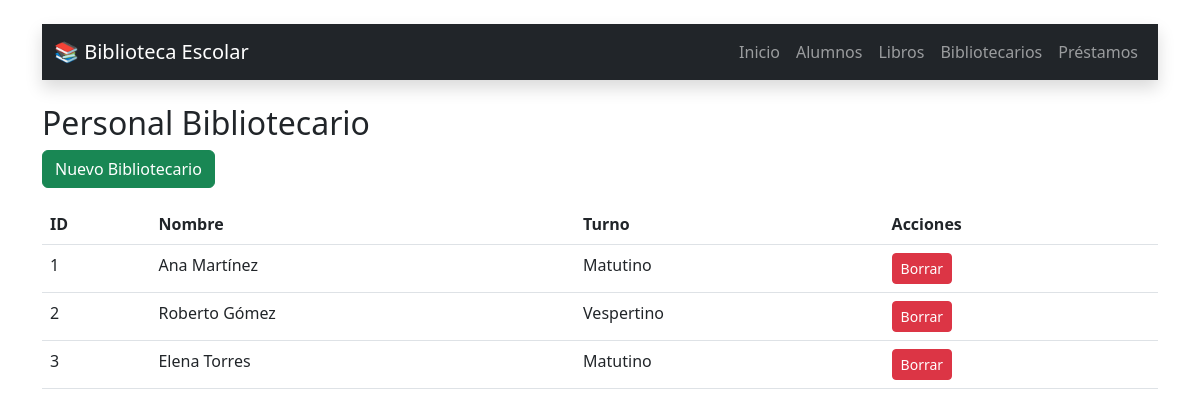
Page /bibliotecarios.php on the committed database.
### tables this page shows
CREATE TABLE IF NOT EXISTS `bibliotecario` (
  `id_bibliotecario` int NOT NULL AUTO_INCREMENT,
  `nombre` varchar(100) NOT NULL,
  `turno` varchar(20) DEFAULT NULL,
  `password` varchar(50) NOT NULL,
  PRIMARY KEY (`id_bibliotecario`)
);

### bibliotecarios.php (the view, shortened to what this page needs)
<?php include 'config.php'; ?>
<!DOCTYPE html>
<html>
<head>
    <link rel="stylesheet" href="https://cdn.jsdelivr.net/npm/bootstrap@5.3.0/dist/css/bootstrap.min.css">
</head>
<body class="container mt-4">
    <?php include 'navbar.php'; ?>
    <h2>Personal Bibliotecario</h2>
    <a href="bibliotecarios_form.php" class="btn btn-success mb-3">Nuevo Bibliotecario</a>
    <table class="table">
        <thead>
            <tr><th>ID</th><th>Nombre</th><th>Turno</th><th>Acciones</th></tr>
        </thead>
        <tbody>
            <?php
            $stmt = $pdo->query("SELECT * FROM bibliotecario");
            while ($row = $stmt->fetch()) {
                echo "<tr>
                    <td>{$row['id_bibliotecario']}</td>
                    <td>{$row['nombre']}</td>
                    <td>{$row['turno']}</td>
                    <td>
                        <a href='bibliotecarios.php?delete={$row['id_bibliotecario']}' class='btn btn-danger btn-sm'>Borrar</a>
                    </td>
                </tr>";
            }
            ?>
        </tbody>
    </table>
</body>
</html>

### rows in the picture
bibliotecario: id_bibliotecario "1", nombre "Ana Martínez", turno "Matutino"
bibliotecario: id_bibliotecario "2", nombre "Roberto Gómez", turno "Vespertino"
bibliotecario: id_bibliotecario "3", nombre "Elena Torres", turno "Matutino"
